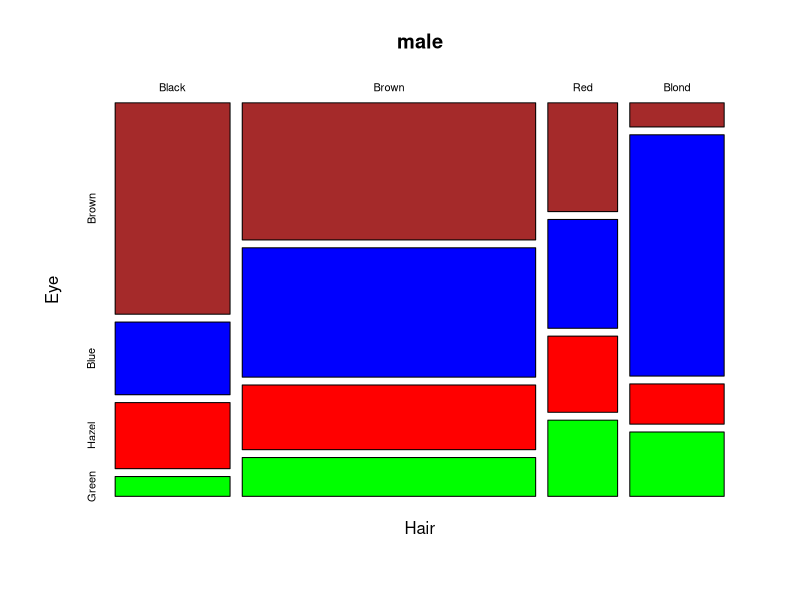
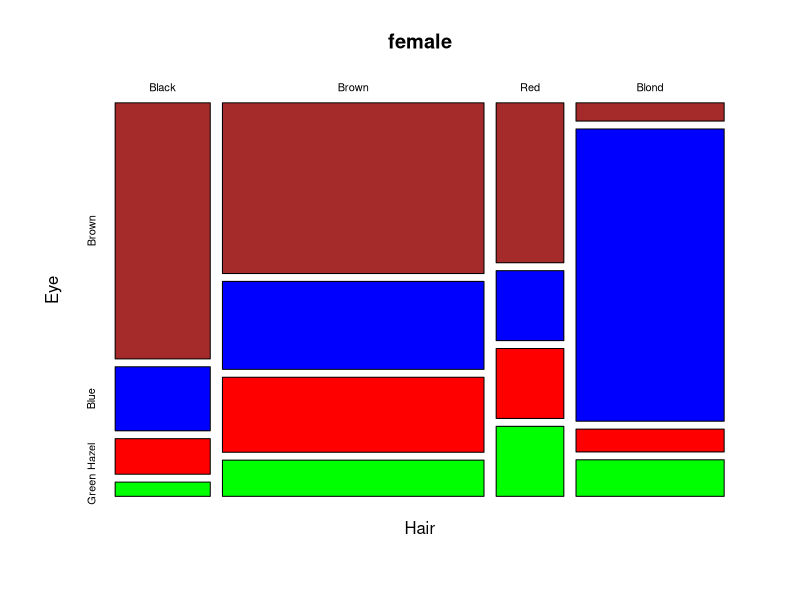

Here is the R script that generated these plots, in order:
# Тест Шапиро–Уилка

#  Нормальное распределение
set.seed(0)
shapiro.test(rnorm(100, mean = 2, sd = 5))

#  Равномерное распределение
set.seed(0)
shapiro.test(runif(100, min = -10, max = 10))

#  Распределение высот деревьев
colnames(trees)
x <- trees[, "Height"]
shapiro.test(x)


# Критерий Колмогорова–Смирнова
colnames(randu)
nrow(randu)
attach(randu)
ks.test(x, y)

ks.test(x, z)

ks.test(y, z)

ks.test(x, punif)
detach(randu)


# Критерий согласия χ2 Пирсона

#  Монета
chisq.test(c(2048, 1992))

#  Студенты
male <- HairEyeColor[, , "Male"]
male
mosaicplot(male, col = c("brown", "blue", "red", "green"))
chisq.test(male, simulate.p.value = TRUE)

female <- HairEyeColor[, , "Female"]
female
mosaicplot(female, col = c("brown", "blue", "red", "green"))
chisq.test(female, simulate.p.value = TRUE)


# t-тест Стьюдента
light <- morley[, "Speed"]
t.test(light - 792.458)

# F-тест Фишера
set.seed(0)
x <- rnorm(50, mean = 0, sd = 2)
y <- rnorm(50, mean = 10, sd = 2)
var.test(x, y)
